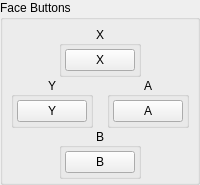
             <widget class="QGroupBox" name="faceButtons">
              <property name="sizePolicy">
               <sizepolicy hsizetype="Fixed" vsizetype="Fixed">
                <horstretch>0</horstretch>
                <verstretch>0</verstretch>
               </sizepolicy>
              </property>
              <property name="title">
               <string>Face Buttons</string>
              </property>
              <property name="flat">
               <bool>false</bool>
              </property>
              <property name="checkable">
               <bool>false</bool>
              </property>
              <layout class="QVBoxLayout" name="verticalLayout">
               <property name="spacing">
                <number>0</number>
               </property>
               <property name="leftMargin">
                <number>3</number>
               </property>
               <property name="topMargin">
                <number>6</number>
               </property>
               <property name="rightMargin">
                <number>3</number>
               </property>
               <property name="bottomMargin">
                <number>3</number>
               </property>
               <item>
                <widget class="QWidget" name="buttonFaceButtonsBWidget" native="true">
                 <layout class="QHBoxLayout" name="horizontalLayout_6">
                  <property name="spacing">
                   <number>0</number>
                  </property>
                  <property name="leftMargin">
                   <number>0</number>
                  </property>
                  <property name="topMargin">
                   <number>0</number>
                  </property>
                  <property name="rightMargin">
                   <number>0</number>
                  </property>
                  <property name="bottomMargin">
                   <number>0</number>
                  </property>
                  <item>
                   <spacer name="horizontalSpacerBLeft">
                    <property name="orientation">
                     <enum>Qt::Horizontal</enum>
                    </property>
                    <property name="sizeHint" stdset="0">
                     <size>
                      <width>20</width>
                      <height>20</height>
                     </size>
                    </property>
                   </spacer>
                  </item>
                  <item alignment="Qt::AlignHCenter">
                   <widget class="QGroupBox" name="buttonFaceButtonsXGroup">
                    <property name="title">
                     <string>X</string>
                    </property>
                    <property name="alignment">
                     <set>Qt::AlignCenter</set>
                    </property>
                    <layout class="QVBoxLayout" name="buttonFaceButtonsXVerticalLayout">
                     <property name="spacing">
                      <number>3</number>
                     </property>
                     <property name="leftMargin">
                      <number>3</number>
                     </property>
                     <property name="topMargin">
                      <number>3</number>
                     </property>
                     <property name="rightMargin">
                      <number>3</number>
                     </property>
                     <property name="bottomMargin">
                      <number>3</number>
                     </property>
                     <item>
                      <widget class="QPushButton" name="buttonX">
                       <property name="minimumSize">
                        <size>
                         <width>68</width>
                         <height>0</height>
                        </size>
                       </property>
                       <property name="maximumSize">
                        <size>
                         <width>68</width>
                         <height>16777215</height>
                        </size>
                       </property>
                       <property name="styleSheet">
                        <string notr="true">min-width: 68px;</string>
                       </property>
                       <property name="text">
                        <string>X</string>
                       </property>
                      </widget>
                     </item>
                    </layout>
                   </widget>
                  </item>
                  <item>
                   <spacer name="horizontalSpacerBRight">
                    <property name="orientation">
                     <enum>Qt::Horizontal</enum>
                    </property>
                    <property name="sizeHint" stdset="0">
                     <size>
                      <width>20</width>
                      <height>20</height>
                     </size>
                    </property>
                   </spacer>
                  </item>
                 </layout>
                </widget>
               </item>
               <item>
                <layout class="QHBoxLayout" name="buttonFaceButtonsYAHorizontalLayout">
                 <property name="spacing">
                  <number>3</number>
                 </property>
                 <item alignment="Qt::AlignHCenter">
                  <widget class="QGroupBox" name="buttonFaceButtonsYGroup">
                   <property name="title">
                    <string>Y</string>
                   </property>
                   <property name="alignment">
                    <set>Qt::AlignCenter</set>
                   </property>
                   <layout class="QVBoxLayout" name="buttonFaceButtonsYVerticalLayout">
                    <property name="spacing">
                     <number>3</number>
                    </property>
                    <property name="leftMargin">
                     <number>3</number>
                    </property>
                    <property name="topMargin">
                     <number>3</number>
                    </property>
                    <property name="rightMargin">
                     <number>3</number>
                    </property>
                    <property name="bottomMargin">
                     <number>3</number>
                    </property>
                    <item>
                     <widget class="QPushButton" name="buttonY">
                      <property name="minimumSize">
                       <size>
                        <width>68</width>
                        <height>0</height>
                       </size>
                      </property>
                      <property name="maximumSize">
                       <size>
                        <width>68</width>
                        <height>16777215</height>
                       </size>
                      </property>
                      <property name="styleSheet">
                       <string notr="true">min-width: 68px;</string>
                      </property>
                      <property name="text">
                       <string>Y</string>
                      </property>
                     </widget>
                    </item>
                   </layout>
                  </widget>
                 </item>
                 <item alignment="Qt::AlignHCenter">
                  <widget class="QGroupBox" name="buttonFaceButtonsAGroup">
                   <property name="title">
                    <string>A</string>
                   </property>
                   <property name="alignment">
                    <set>Qt::AlignCenter</set>
                   </property>
                   <layout class="QVBoxLayout" name="buttonFaceButtonsAVerticalLayout">
                    <property name="spacing">
                     <number>3</number>
                    </property>
                    <property name="leftMargin">
                     <number>3</number>
                    </property>
                    <property name="topMargin">
                     <number>3</number>
                    </property>
                    <property name="rightMargin">
                     <number>3</number>
                    </property>
                    <property name="bottomMargin">
                     <number>3</number>
                    </property>
                    <item>
                     <widget class="QPushButton" name="buttonA">
                      <property name="minimumSize">
                       <size>
                        <width>68</width>
                        <height>0</height>
                       </size>
                      </property>
                      <property name="maximumSize">
                       <size>
                        <width>68</width>
                        <height>16777215</height>
                       </size>
                      </property>
                      <property name="styleSheet">
                       <string notr="true">min-width: 68px;</string>
                      </property>
                      <property name="text">
                       <string>A</string>
                      </property>
                     </widget>
                    </item>
                   </layout>
                  </widget>
                 </item>
                </layout>
               </item>
               <item>
                <widget class="QWidget" name="buttonFaceButtonsXWidget" native="true">
                 <layout class="QHBoxLayout" name="horizontalLayout_10">
                  <property name="spacing">
                   <number>0</number>
                  </property>
                  <property name="leftMargin">
                   <number>0</number>
                  </property>
                  <property name="topMargin">
                   <number>0</number>
                  </property>
                  <property name="rightMargin">
                   <number>0</number>
                  </property>
                  <property name="bottomMargin">
                   <number>0</number>
                  </property>
                  <item>
                   <spacer name="horizontalSpacerXLeft">
                    <property name="orientation">
                     <enum>Qt::Horizontal</enum>
                    </property>
                    <property name="sizeHint" stdset="0">
                     <size>
                      <width>20</width>
                      <height>20</height>
                     </size>
                    </property>
                   </spacer>
                  </item>
                  <item alignment="Qt::AlignHCenter">
                   <widget class="QGroupBox" name="buttonFaceButtonsBWidget_2">
                    <property name="title">
                     <string>B</string>
                    </property>
                    <property name="alignment">
                     <set>Qt::AlignCenter</set>
                    </property>
                    <layout class="QVBoxLayout" name="buttonFaceButtonsBVerticalLayout">
                     <property name="spacing">
                      <number>3</number>
                     </property>
                     <property name="leftMargin">
                      <number>3</number>
                     </property>
                     <property name="topMargin">
                      <number>3</number>
                     </property>
                     <property name="rightMargin">
                      <number>3</number>
                     </property>
                     <property name="bottomMargin">
                      <number>3</number>
                     </property>
                     <item>
                      <widget class="QPushButton" name="buttonB">
                       <property name="minimumSize">
                        <size>
                         <width>68</width>
                         <height>0</height>
                        </size>
                       </property>
                       <property name="maximumSize">
                        <size>
                         <width>68</width>
                         <height>16777215</height>
                        </size>
                       </property>
                       <property name="styleSheet">
                        <string notr="true">min-width: 68px;</string>
                       </property>
                       <property name="text">
                        <string>B</string>
                       </property>
                      </widget>
                     </item>
                    </layout>
                   </widget>
                  </item>
                  <item>
                   <spacer name="horizontalSpacerXRight">
                    <property name="orientation">
                     <enum>Qt::Horizontal</enum>
                    </property>
                    <property name="sizeHint" stdset="0">
                     <size>
                      <width>20</width>
                      <height>20</height>
                     </size>
                    </property>
                   </spacer>
                  </item>
                 </layout>
                </widget>
               </item>
              </layout>
             </widget>
